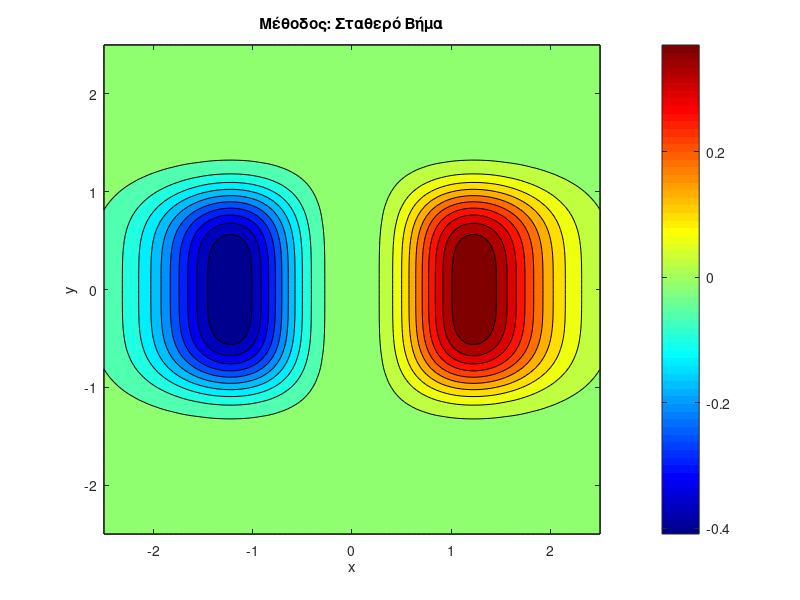

Recreate this plot in MATLAB. (Note: this script raises an error after producing the figure.)
clc;
clear;
close all;

f = @(x,y) (x.^3) .* exp(-x.^2 - y.^4);

grad_f = @(x,y) [ exp(-x.^2 - y.^4) * (3*x.^2 - 2*x.^4) ; ...
                  -4 * x.^3 .* y.^3 .* exp(-x.^2 - y.^4) ];

start_points = [0, 0; -1, -1; 1, 1]; 
step_methods = {'constant', 'min', 'armijo'};
method_titles = {'Σταθερό Βήμα', 'Ελαχιστοποίηση', 'Armijo'};
epsilon = 1e-3;

[X, Y] = meshgrid(-2.5 : 0.05 : 2.5);
Z = f(X, Y);

for m = 1:3
    current_method = step_methods{m};
    
    figure('Name', ['Steepest Descent - ' method_titles{m}]);
    contourf(X, Y, Z, 20);
    colorbar; colormap jet; hold on;
    title(['Μέθοδος: ' method_titles{m}]);
    xlabel('x'); ylabel('y');
    
    colors = {'w', 'm', 'k'};
    
    for p = 1:size(start_points, 1)
        x0 = start_points(p, :)'; 
        
        [x_opt, f_opt, iter, path] = megisth_kathodos(f, grad_f, x0, epsilon, current_method);
        
        plot(path(1, :), path(2, :), [colors{p} '.-'], 'LineWidth', 1.5, 'DisplayName', sprintf('Start (%.0f, %.0f)', x0(1), x0(2)));
        plot(x0(1), x0(2), [colors{p} 'o'], 'MarkerSize', 8, 'LineWidth', 2); % Αρχή
        plot(x_opt(1), x_opt(2), [colors{p} 'x'], 'MarkerSize', 10, 'LineWidth', 2); % Τέλος
        
        fprintf('Μέθοδος: %s | Start: (%.0f, %.0f) | Iter: %d | Τελικό: (%.4f, %.4f) | f_min: %.4e\n', ...
            current_method, x0(1), x0(2), iter, x_opt(1), x_opt(2), f_opt);
    end
    legend('show');
    hold off;
end

figure('Name', 'Σύγκριση Σύγκλισης (Τιμή f(x))');
x0_compare = [-1; -1];
styles = {'r-o', 'g-s', 'b-d'};

hold on;
for m = 1:3
    [~, ~, ~, path] = megisth_kathodos(f, grad_f, x0_compare, epsilon, step_methods{m});
    
    f_vals = arrayfun(@(i) f(path(1,i), path(2,i)), 1:size(path,2));
    
    plot(0:length(f_vals)-1, f_vals, styles{m}, 'LineWidth', 1.5, 'DisplayName', method_titles{m});
end

title('Σύγκλιση Τιμής Συνάρτησης (Εκκίνηση: -1,-1)');
xlabel('Επαναλήψεις (k)');
ylabel('Τιμή f(x_k)');
legend('show');
grid on;
hold off;
